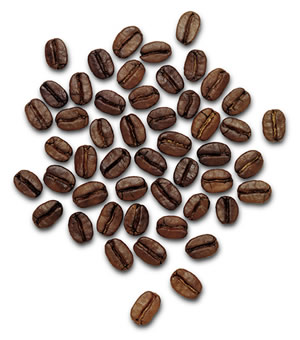
//> input picture data/coffee_grains.jpg, 300 x 340 px
$ ./exercises_01_a_contour_extraction ../data/coffee_grains.jpg out.png   (built with g++ and OpenCV 4)
//> lines starting //> are read from the running program, lines starting //| are printed output that depends on the picture
#include <stdio.h>
#include <opencv2/opencv.hpp>

/**
 * Threshold with a value
 * @param argc
 * @param argv
 * @return
 */
int main(int argc, char **argv) {
    const cv::String arguments =
            "{help h usage ?    |       | print this message }"
            "{size              |   2   | src value          }"
            "{@input_image      |       | image for compare  }"
            "{@output_image     |       | output image       }";

    cv::CommandLineParser parser(argc, argv, arguments);
    parser.about("Contour extraction app v1.0.0");
    if (parser.has("help")) {
        parser.printMessage();
        return 0;
    }

    cv::String input_path = parser.get<cv::String>(0);
    cv::String output_path = parser.get<cv::String>(1);
    int size = parser.get<int>("size");

    if (!parser.check()) {
        parser.printErrors();
        return 0;
    }

    cv::Mat input = cv::imread(input_path, cv::IMREAD_GRAYSCALE);
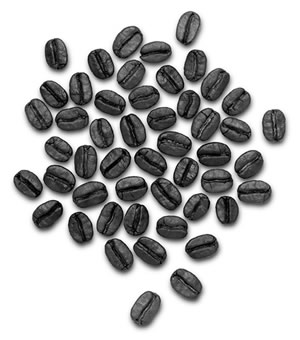
//> input: 340 rows x 300 cols, CV_8UC1; min 0, max 255, mean 185.9

    if (!input.data) {
        printf("No image data \n");
        return -1;
    }

    // namedWindow("Input Image", cv::WINDOW_AUTOSIZE);
    // imshow("Input Image", input);

    // Do dilation
    cv::Mat kernel = cv::getStructuringElement(cv::MORPH_RECT,
        cv::Size(2 * size + 1, 2 * size + 1));
    cv::Mat dilated_input = input.clone();
    cv::dilate(input, dilated_input, kernel);
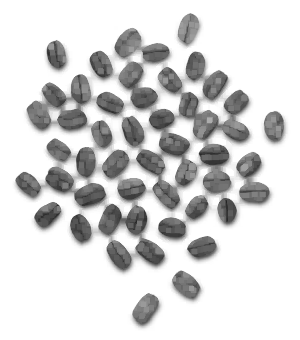
//> dilated_input: 340 rows x 300 cols, CV_8UC1; min 37, max 255, mean 213.7

    // Do subtraction with the dilated image
    cv::Mat output = input.clone();
    cv::subtract(dilated_input, input, output);
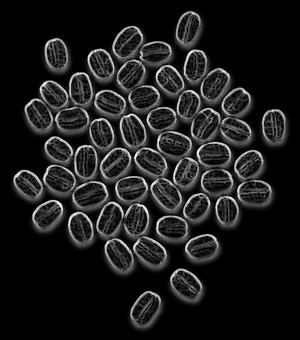
//> output: 340 rows x 300 cols, CV_8UC1; min 0, max 255, mean 27.8

    // namedWindow("Output Image", cv::WINDOW_AUTOSIZE);
    // imshow("Output Image", output);

    // cv::waitKey(0);
    cv::imwrite(output_path, output);

    return 0;
}

$ run again, on data/white_grains.jpg
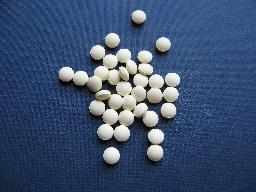
//> input picture data/white_grains.jpg, 256 x 192 px
//> `cv::dilate(input, dilated_input, kernel);`:
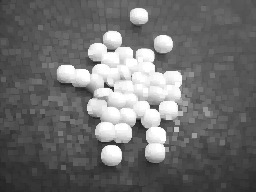
//> dilated_input: 192 rows x 256 cols, CV_8UC1; min 25, max 255, mean 110
//> `cv::subtract(dilated_input, input, output);`:
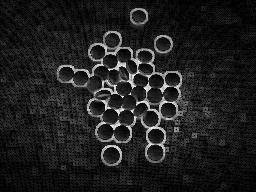
//> output: 192 rows x 256 cols, CV_8UC1; min 0, max 255, mean 31.2
